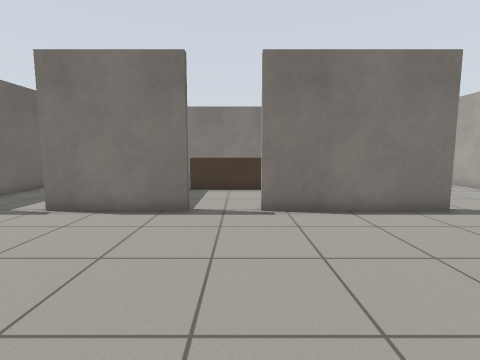
view 1 (above)

22 first-person views from a walk through a Gazebo world. The camera is 0.94 m above the floor, tilts 6° down and sees 85° across. The floor is counted in squares, 0.5 m on a side. Each view is taken from the middle of a square. On the plan, view 1 faces up. The plan holds only what a view shows up to about 15 squares ahead; the rest is blank.

view 2
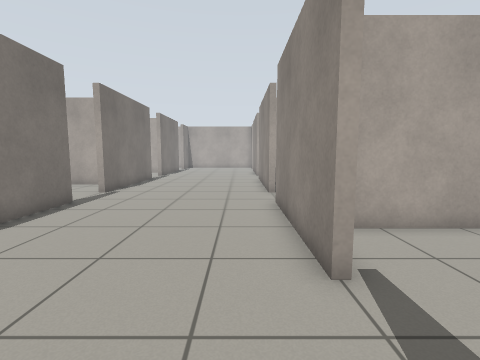

view 3
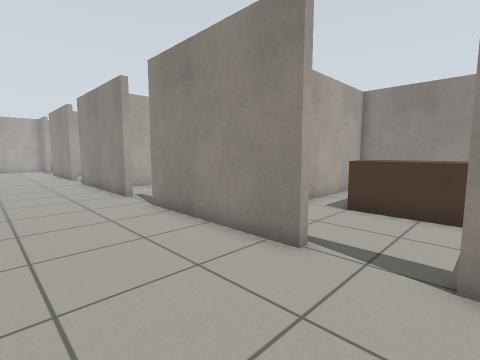

view 4
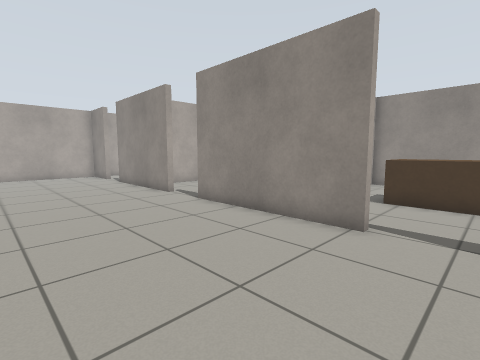

view 5
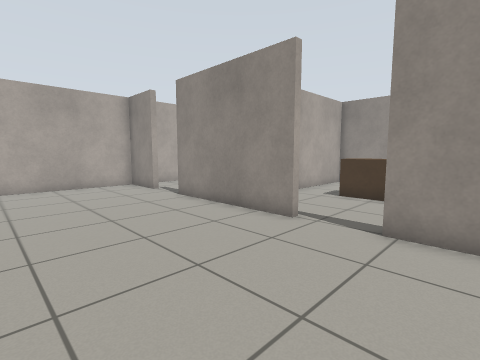

view 6
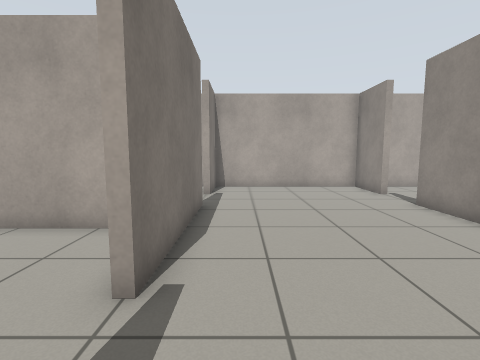

view 7
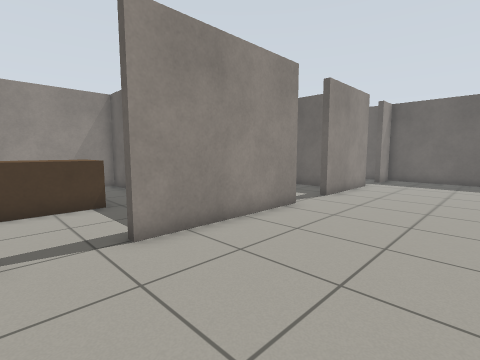

view 8
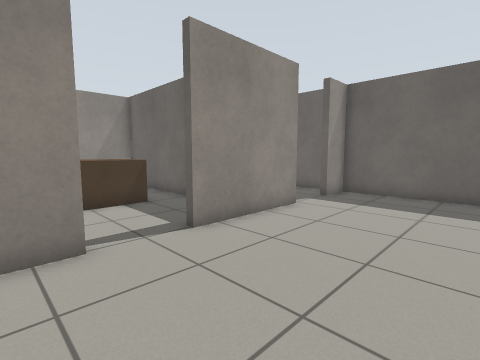

view 9
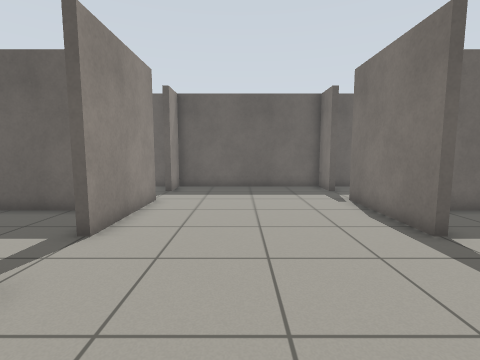

view 10
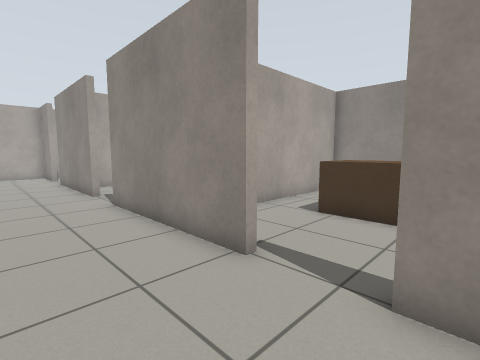

view 11
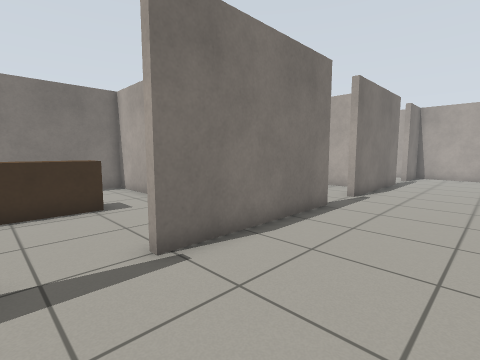

view 12
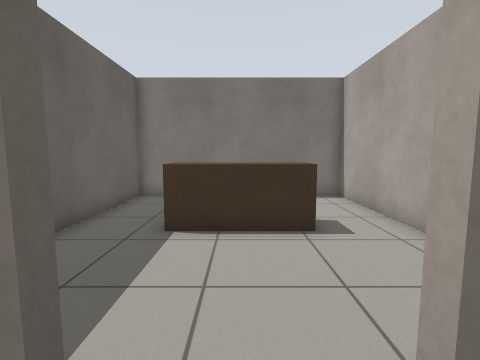

view 13
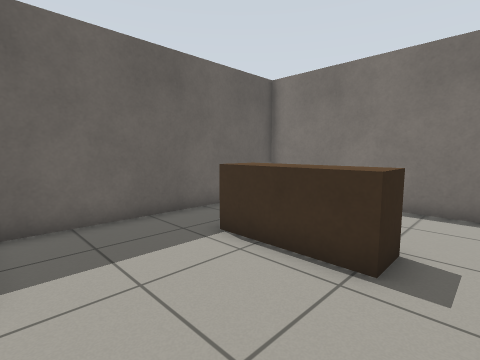

view 14
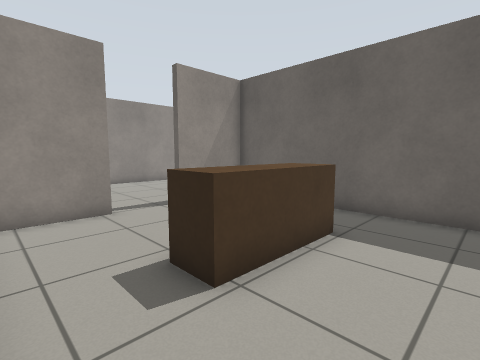

view 15
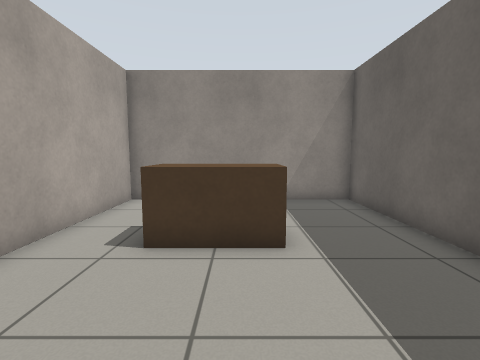

view 16
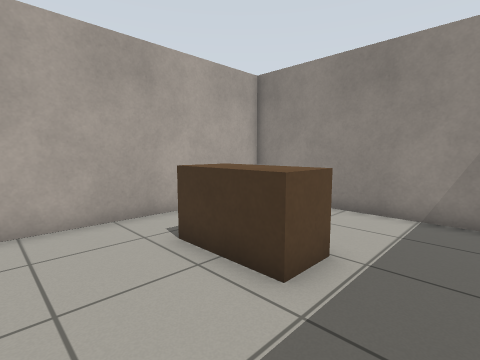

view 17
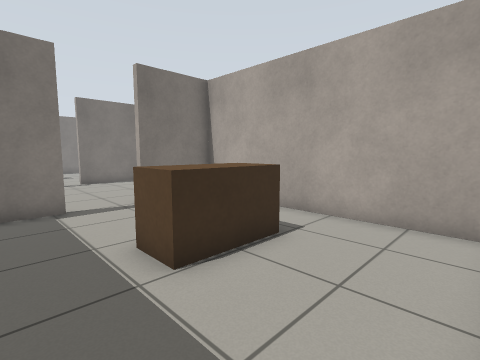

view 18
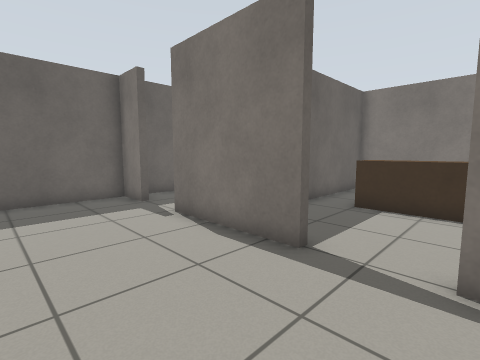

view 19
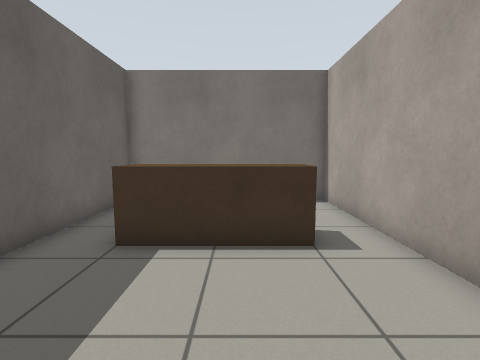

view 20
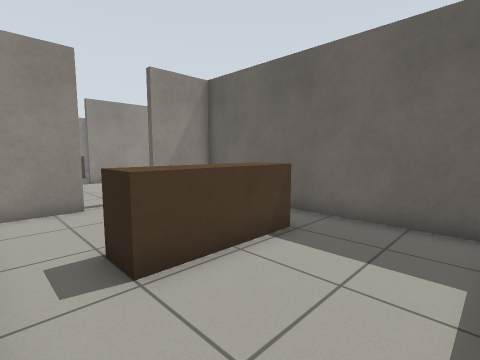

view 21
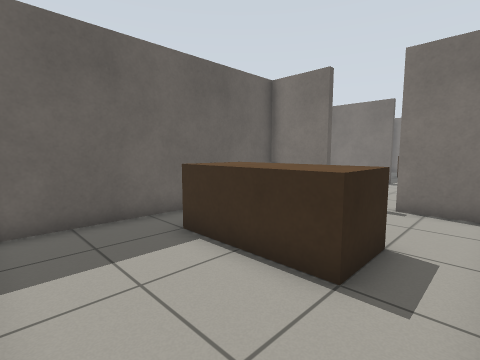

view 22
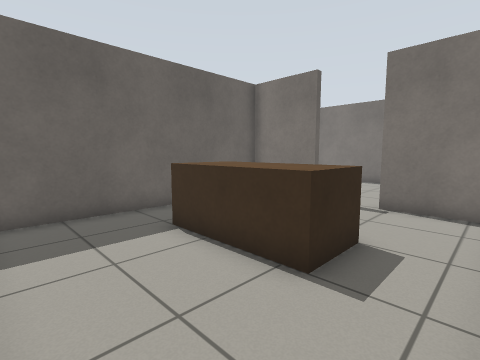

### Floor plan
Points are (right, up) in squares from view 1. A wall is a line through its corners. A room is listed if a view was taken in it or the views show most of it. See-through windows are left out.
Room 1 (views 1, 21)
walls: (-1.7, 0.4) (-4.3, 0.4) (-4.3, -9.4) (3.4, -9.4) (3.4, -0.7); (2.8, 0.4) (0.7, 0.4)
ways out: opening at (-0.5, 0) to room 2
objects: brown box (-2, -5) to (1, -4)
Room 2 (views 2, 3, 4, 5, 6, 7, 8, 9, 10, 11, 12, 15, 18, 19)
walls: (9.2, 0.4) (9.2, 0.6) (15.9, 0.6); (6.8, 8.7) (6.8, 8.3) (0.7, 8.3); (15.9, 8.3) (9.2, 8.3); (0.7, 0.4) (0.7, 0.6) (6.8, 0.6) (6.8, 0.4); (18.2, 0.4) (18.2, 0.6) (24.4, 0.6); (-1.7, 8.7) (-1.7, 8.3) (-6.4, 8.3); (-6.4, 0.6) (-1.7, 0.6) (-1.7, 0.4); (24.4, 8.3) (18.2, 8.3); (26.7, 0.2) (26.7, 0.6) (29.3, 0.6) (29.3, 8.3) (26.7, 8.3); (-8.7, 8.8) (-8.7, 8.3) (-10.4, 8.3) (-10.4, 0.6) (-8.7, 0.6)
ways out: opening at (-0.5, 0) to room 1; opening at (8, 8) to room 3; opening at (17, 0) to room 4; opening at (-0.5, 8) to room 5; opening at (8, 0) to room 6; opening at (-7.5, 0); opening at (-7.5, 8); opening at (17, 8); opening at (25.5, 0); opening at (25.5, 8)
Room 3 (views 13, 14)
walls: (12.4, 12.9) (12.4, 18.4) (3.7, 18.4) (3.7, 8.7) (6.8, 8.7); (9.2, 8.3) (9.2, 8.7) (11.8, 8.7)
ways out: opening at (8, 8) to room 2
objects: brown box (6, 13) to (10, 14)
Room 4 (views 16, 17)
walls: (12.6, -3.5) (12.6, -9.4) (21.3, -9.4) (21.3, 0.4) (18.2, 0.4); (15.9, 0.4) (14.2, 0.4)
ways out: opening at (17, 0) to room 2
objects: brown box (16, -5) to (19, -4)
Room 5 (view 20)
walls: (3.4, 11.5) (3.4, 18.4) (-4.3, 18.4) (-4.3, 8.7) (-1.7, 8.7); (0.7, 8.3) (0.7, 8.7) (2.8, 8.7)
ways out: opening at (-0.5, 8) to room 2
objects: bench (-2, 13) to (1, 14)
Room 6 (view 22)
walls: (6.8, 0.4) (3.7, 0.4) (3.7, -9.4) (12.4, -9.4) (12.4, -0.9); (11.8, 0.4) (9.2, 0.4)
ways out: opening at (8, 0) to room 2
objects: brown box (6, -5) to (10, -4)

Positions as (right, up) in squares from view 1, and headings:
1: (0, 0), facing up
2: (-3, 2), facing right
3: (-2, 5), facing down-right
4: (7, 7), facing down-right
5: (14, 7), facing down-right
6: (15, 7), facing right
7: (9, 6), facing down-left
8: (2, 6), facing down-left
9: (4, 4), facing left
10: (6, 4), facing down-right
11: (7, 4), facing up-right
12: (8, 7), facing up
13: (11, 9), facing up-left
14: (12, 17), facing down-left
15: (17, 1), facing down
16: (14, -1), facing down-right
17: (14, -9), facing up-right
18: (1, 4), facing up-left
19: (0, 8), facing up
20: (3, 18), facing down-left
21: (3, -9), facing up-left
22: (12, -9), facing up-left
